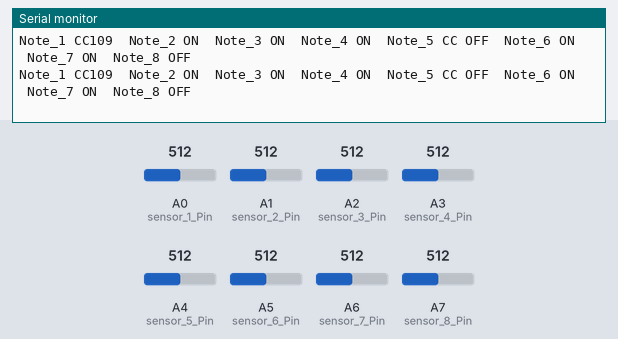
The sketch below on a simulated Arduino Leonardo, built with avr-gcc and run on an emulated ATmega32U4. Parts: the last lines printed to the serial monitor. The test bench sets the inputs (shaded band); at power-on: A5 (sensor_6_Pin) = 512, A6 (sensor_7_Pin) = 512, A4 (sensor_5_Pin) = 512, A0 (sensor_1_Pin) = 512, A1 (sensor_2_Pin) = 512, A2 (sensor_3_Pin) = 512, A3 (sensor_4_Pin) = 512, A7 (sensor_8_Pin) = 512.

Above: at 1.2 s.
1.3 s: A5 (sensor_6_Pin) set to 493
At 1.47 s:
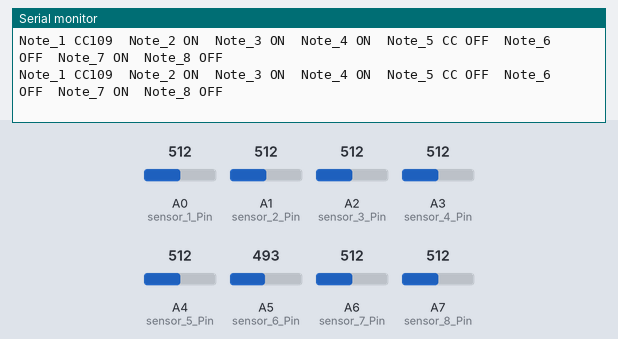
3.3 s: A6 (sensor_7_Pin) set to 488
At 3.51 s:
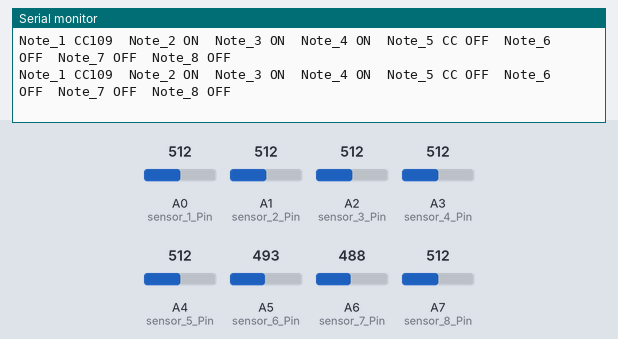
5.3 s: A4 (sensor_5_Pin) set to 587
At 5.32 s:
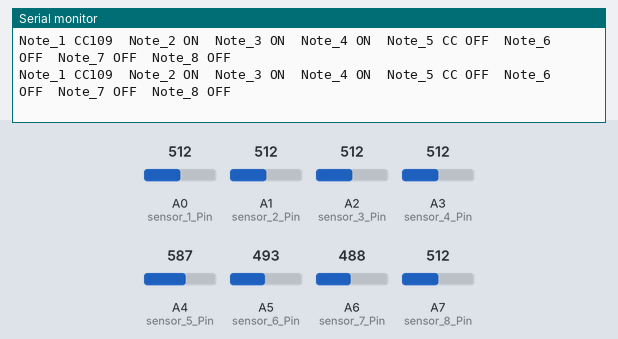
6.8 s: A4 (sensor_5_Pin) set to 613
At 6.91 s:
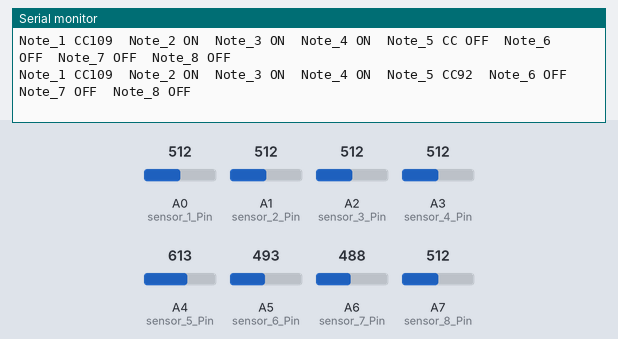

Measured:
- the behaviour switches between 500 and 499 on A5 (sensor_6_Pin) (found by bisection; images 0 and 1)
- the behaviour switches between 500 and 499 on A6 (sensor_7_Pin) (found by bisection; images 1 and 2)
- the behaviour switches between 599 and 600 on A4 (sensor_5_Pin) (found by bisection; images 3 and 4)
- after the input at 1.3 s, the serial monitor: prints a new line after 0.05 s (image 1)
- after the input at 3.3 s, the serial monitor: prints a new line after 0.10 s (image 2)
- after the input at 6.8 s, the serial monitor: prints a new line after 0.11 s (image 4)

The sketch:

Analog_Input_MIDI_Test_v8.ino
```cpp
/*
 * MIDIUSB_test.ino
 *
 * Created: 4/6/2015 10:47:08 AM
 * Reference: Gurbrinder Grewal
 * Modified by Arduino LLC (2015)
 *
 * Modified by Aranya Khurana (2023)
 * Replaced delay with millis for time for responsiveness
 * millis reference found at https://forum.arduino.cc/t/using-millis-for-timing-a-beginners-guide/483573
 * used ChatGPT for millis code confirmation
 *
 */

#include "MIDIUSB.h"

#define DEBOUNCE 100  // delay for ensuring that the button presses do not overlap

int sensor_1_Pin = A0;  // input pin for analog sensor 1
int sensor_2_Pin = A1;  // input pin for analog sensor 2
int sensor_3_Pin = A2;  // input pin for analog sensor 3
int sensor_4_Pin = A3;  // input pin for analog sensor 4
int sensor_5_Pin = A4;  // input pin for analog sensor 5
int sensor_6_Pin = A5;  // input pin for analog sensor 6
int sensor_7_Pin = A6;  // input pin for analog sensor 7
int sensor_8_Pin = A7;  // input pin for analog sensor 8


// these thresholds below are based on testing and different on purpose to account for variation:

int sensor_1_Threshold = 300;  // threshold value for sensor 1
int sensor_2_Threshold = 450;  // threshold value for sensor 2
int sensor_3_Threshold = 450;  // threshold value for sensor 3
int sensor_4_Threshold = 450;  // threshold value for sensor 4
int sensor_5_Threshold = 600;  // threshold value for sensor 5
int sensor_6_Threshold = 500;  // threshold value for sensor 6
int sensor_7_Threshold = 500;  // threshold value for sensor 7
int sensor_8_Threshold = 550;  // threshold value for sensor 8


// Variables that will change

int sensor_1_Value = 0;  // variable to hold sensor 1 value
int sensor_2_Value = 0;  // variable to hold sensor 2 value
int sensor_3_Value = 0;  // variable to hold sensor 3 value
int sensor_4_Value = 0;  // variable to hold sensor 4 value
int sensor_5_Value = 0;  // variable to hold sensor 5 value
int sensor_6_Value = 0;  // variable to hold sensor 6 value
int sensor_7_Value = 0;  // variable to hold sensor 7 value
int sensor_8_Value = 0;  // variable to hold sensor 8 value

int note_1_Velocity;  // variable to store note 1 velocity
int note_2_Velocity;  // variable to store note 2 velocity
int note_3_Velocity;  // variable to store note 3 velocity
int note_4_Velocity;  // variable to store note 4 velocity
int note_5_Velocity;  // variable to store note 5 velocity
int note_6_Velocity;  // variable to store note 6 velocity
int note_7_Velocity;  // variable to store note 7 velocity
int note_8_Velocity;  // variable to store note 8 velocity

// Generally, you should use "unsigned long" for variables that hold time
// The value will quickly become too large for an int to store
unsigned long lastButtonPressTime_1 = 0;  // will store last time Sensor 1 was was updated
unsigned long lastButtonPressTime_2 = 0;  // will store last time Sensor 2 was was updated
unsigned long lastButtonPressTime_3 = 0;  // will store last time Sensor 3 was was updated
unsigned long lastButtonPressTime_4 = 0;  // will store last time Sensor 4 was was updated
unsigned long lastButtonPressTime_5 = 0;  // will store last time Sensor 5 was was updated
unsigned long lastButtonPressTime_6 = 0;  // will store last time Sensor 6 was was updated
unsigned long lastButtonPressTime_7 = 0;  // will store last time Sensor 7 was was updated
unsigned long lastButtonPressTime_8 = 0;  // will store last time Sensor 8 was was updated


// MIDI Basics:
// First parameter is the event type (0x09 = note on, 0x08 = note off).
// Second parameter is note-on/note-off, combined with the channel.
// Channel can be anything between 0-15. Typically reported to the user as 1-16.
// Third parameter is the note number (48 = middle C).
// Fourth parameter is the velocity (64 = normal, 127 = fastest).

void noteOn(byte channel, byte pitch, byte velocity) {
  midiEventPacket_t noteOn = { 0x09, 0x90 | channel, pitch, velocity };
  MidiUSB.sendMIDI(noteOn);
}

void noteOff(byte channel, byte pitch, byte velocity) {
  midiEventPacket_t noteOff = { 0x08, 0x80 | channel, pitch, velocity };
  MidiUSB.sendMIDI(noteOff);
}

// First parameter is the event type (0x0B = control change).
// Second parameter is the event type, combined with the channel.
// Third parameter is the control number number (0-119).
// Fourth parameter is the control value (0-127).

void controlChange(byte channel, byte control, byte value) {
  midiEventPacket_t event = { 0x0B, 0xB0 | channel, control, value };
  MidiUSB.sendMIDI(event);
}

void setup() {
  Serial.begin(9600);
}

void loop() {

  // read the values from the sensors:
  sensor_1_Value = analogRead(sensor_1_Pin);
  sensor_2_Value = analogRead(sensor_2_Pin);
  sensor_3_Value = analogRead(sensor_3_Pin);
  sensor_4_Value = analogRead(sensor_4_Pin);
  sensor_5_Value = analogRead(sensor_5_Pin);
  sensor_6_Value = analogRead(sensor_6_Pin);
  sensor_7_Value = analogRead(sensor_7_Pin);
  sensor_8_Value = analogRead(sensor_8_Pin);

  // map note velocities to sensor values
  note_1_Velocity = map(sensor_1_Value, sensor_1_Threshold, 1023, 127, 64);
  note_2_Velocity = map(sensor_2_Value, sensor_2_Threshold, 1023, 64, 127);
  note_3_Velocity = map(sensor_3_Value, sensor_3_Threshold, 1023, 64, 127);
  note_4_Velocity = map(sensor_4_Value, sensor_4_Threshold, 1023, 64, 127);
  note_5_Velocity = map(sensor_5_Value, 100, 1023, 127, 64);
  note_6_Velocity = map(sensor_6_Value, sensor_6_Threshold, 1023, 64, 127);
  note_7_Velocity = map(sensor_7_Value, sensor_7_Threshold, 1023, 64, 127);
  note_8_Velocity = map(sensor_8_Value, sensor_8_Threshold, 1023, 64, 127);


  // // sensorValues printing for debugging; comment in/out as needed
  //   Serial.print(sensor_1_Value);
  //   Serial.print("\t\t");
  //   Serial.print(sensor_2_Value);
  //   Serial.print("\t\t");
  //   Serial.print(sensor_3_Value);
  //   Serial.print("\t\t");
  //   Serial.print(sensor_4_Value);
  //   Serial.print("\t\t");
  //   Serial.print(sensor_5_Value);
  //   Serial.print("\t\t");
  //   Serial.print(sensor_6_Value);
  //   Serial.print("\t\t");
  //   Serial.print(sensor_7_Value);
  //   Serial.print("\t\t");
  //   Serial.print(sensor_8_Value);
  //   Serial.println("");

  // // noteVelocities printing for debugging; comment in/out as needed
  // Serial.print(note_1_Velocity);
  // Serial.print("\t\t");
  // Serial.print(note_2_Velocity);
  // Serial.print("\t\t");
  // Serial.print(note_3_Velocity);
  // Serial.print("\t\t");
  // Serial.print(note_4_Velocity);
  // Serial.print("\t\t");
  // Serial.print(note_5_Velocity);
  // Serial.print("\t\t");
  // Serial.print(note_6_Velocity);
  // Serial.print("\t\t");
  // Serial.print(note_7_Velocity);
  // Serial.print("\t\t");
  // Serial.print(note_8_Velocity);
  // Serial.println("");


  // The sensors are programmed to work as follows:
  // Sensor 1: MIDI CC (needs to be mapped in Ableton Live using MIDI Learn)
  // Sensor 2: MIDI Notes
  // Sensor 3: MIDI Notes
  // Sensor 4: MIDI Notes
  // Sensor 5: MIDI CC (needs to be mapped in Ableton Live using MIDI Learn)
  // Sensor 6: MIDI Notes
  // Sensor 7: MIDI Notes
  // Sensor 8: MIDI Notes


  // Code for Sensor 1:
  // This will send MIDI CC messages

  if (sensor_1_Value >= sensor_1_Threshold) {
    if (millis() - lastButtonPressTime_1 >= DEBOUNCE) {
      controlChange(0, 11, note_1_Velocity);  // Channel 0, controller 11, value = velocity
      Serial.print("Note_1 CC");
      Serial.print(note_1_Velocity);
      Serial.print("\t");
      MidiUSB.flush();
      lastButtonPressTime_1 = millis();      // Update the last button press time
    }
  }

  else if (sensor_1_Value < sensor_1_Threshold) {
    if (millis() - lastButtonPressTime_1 >= DEBOUNCE) {
      controlChange(0, 11, 0);               // Channel 0, controller 11, value = 0
      Serial.print("Note_1 CC OFF");
      Serial.print("\t");
      MidiUSB.flush();
      lastButtonPressTime_1 = millis();      // Update the last button press time
    }
  }


  // Code for Sensor 2:
  // This will keep sending a note/chord while it is depressed and stop sending when released

  if (sensor_2_Value >= sensor_2_Threshold) {
    if (millis() - lastButtonPressTime_2 >= DEBOUNCE) {
      Serial.print("Note_2 ON");
      Serial.print("\t");
      noteOn(0, 60, note_2_Velocity);        // Channel 0,   note C4,    velocity = amount of pressure applied
      // noteOn(0, 62, note_2_Velocity);     // Channel 0,   note D4,    velocity = amount of pressure applied
      noteOn(0, 63, note_2_Velocity);        // Channel 0,   note D#4,   velocity = amount of pressure applied
      // noteOn(0, 65, note_2_Velocity);     // Channel 0,   note F4,    velocity = amount of pressure applied
      // noteOn(0, 67, note_2_Velocity);     // Channel 0,   note G4,    velocity = amount of pressure applied
      // noteOn(0, 68, note_2_Velocity);     // Channel 0,   note G#4,   velocity = amount of pressure applied
      MidiUSB.flush();
      lastButtonPressTime_2 = millis();      // Update the last button press time
    }
  }

  else if (sensor_2_Value < sensor_2_Threshold) {
    if (millis() - lastButtonPressTime_2 >= DEBOUNCE) {
      Serial.print("Note_2 OFF");
      Serial.print("\t");
      noteOn(0, 60, 0);                      // Channel 0,   note C4,    velocity = 0
      // noteOn(0, 62, 0);                   // Channel 0,   note D4,    velocity = 0
      noteOn(0, 63, 0);                      // Channel 0,   note D#4,   velocity = 0
      // noteOn(0, 65, 0);                   // Channel 0,   note F4,    velocity = 0
      // noteOn(0, 67, 0);                   // Channel 0,   note G4,    velocity = 0
      // noteOn(0, 68, 0);                   // Channel 0,   note G#4,   velocity = 0
      MidiUSB.flush();                       // Clear MIDI notes
      lastButtonPressTime_2 = millis();      // Update the last button press time
    }
  }


  if (sensor_3_Value >= sensor_3_Threshold) {
    if (millis() - lastButtonPressTime_3 >= DEBOUNCE) {
      Serial.print("Note_3 ON");
      Serial.print("\t");
      // noteOn(0, 60, note_3_Velocity);     // Channel 0,   note C4,    velocity = amount of pressure applied
      noteOn(0, 62, note_3_Velocity);        // Channel 0,   note D4,    velocity = amount of pressure applied
      // noteOn(0, 63, note_3_Velocity);     // Channel 0,   note D#4,   velocity = amount of pressure applied
      noteOn(0, 65, note_3_Velocity);        // Channel 0,   note F4,    velocity = amount of pressure applied
      // noteOn(0, 67, note_3_Velocity);     // Channel 0,   note G4,    velocity = amount of pressure applied
      // noteOn(0, 68, note_3_Velocity);     // Channel 0,   note G#4,   velocity = amount of pressure applied
      MidiUSB.flush();
      lastButtonPressTime_3 = millis();      // Update the last button press time
    }
  }

  else if (sensor_3_Value < sensor_3_Threshold) {
    if (millis() - lastButtonPressTime_3 >= DEBOUNCE) {
      Serial.print("Note_3 OFF");
      Serial.print("\t");
      // noteOn(0, 60, 0);                   // Channel 0,   note C4,    velocity = 0
      noteOn(0, 62, 0);                      // Channel 0,   note D4,    velocity = 0
      // noteOn(0, 63, 0);                   // Channel 0,   note D#4,   velocity = 0
      noteOn(0, 65, 0);                      // Channel 0,   note F4,    velocity = 0
      // noteOn(0, 67, 0);                   // Channel 0,   note G4,    velocity = 0
      // noteOn(0, 68, 0);                   // Channel 0,   note G#4,   velocity = 0
      MidiUSB.flush();
      lastButtonPressTime_3 = millis();      // Update the last button press time
    }
  }


  if (sensor_4_Value >= sensor_4_Threshold) {
    if (millis() - lastButtonPressTime_4 >= DEBOUNCE) {
      Serial.print("Note_4 ON");
      Serial.print("\t");
      // noteOn(0, 60, note_4_Velocity);     // Channel 0,   note C4,    velocity = amount of pressure applied
      // noteOn(0, 62, note_4_Velocity);     // Channel 0,   note D4,    velocity = amount of pressure applied
      noteOn(0, 63, note_4_Velocity);        // Channel 0,   note D#4,   velocity = amount of pressure applied
      // noteOn(0, 65, note_4_Velocity);     // Channel 0,   note F4,    velocity = amount of pressure applied
      noteOn(0, 67, note_4_Velocity);        // Channel 0,   note G4,    velocity = amount of pressure applied
      // noteOn(0, 68, note_4_Velocity);     // Channel 0,   note G#4,   velocity = amount of pressure applied
      MidiUSB.flush();
      lastButtonPressTime_4 = millis();      // Update the last button press time
    }
  }

  else if (sensor_4_Value < sensor_4_Threshold) {
    if (millis() - lastButtonPressTime_4 >= DEBOUNCE) {
      Serial.print("Note_4 OFF");
      Serial.print("\t");
      // noteOn(0, 60, 0);                   // Channel 0,   note C4,    velocity = 0
      // noteOn(0, 62, 0);                   // Channel 0,   note D4,    velocity = 0
      noteOn(0, 63, 0);                      // Channel 0,   note D#4,   velocity = 0
      // noteOn(0, 65, 0);                   // Channel 0,   note F4,    velocity = 0
      noteOn(0, 67, 0);                      // Channel 0,   note G4,    velocity = 0
      // noteOn(0, 68, 0);                   // Channel 0,   note G#4,   velocity = 0
      MidiUSB.flush();
      lastButtonPressTime_4 = millis();      // Update the last button press time
    }
  }


  if (sensor_5_Value >= sensor_5_Threshold) {
    if (millis() - lastButtonPressTime_5 >= DEBOUNCE) {
      controlChange(0, 12, note_5_Velocity);  // Channel 0, controller 12, value = velocity
      Serial.print("Note_5 CC");
      Serial.print(note_5_Velocity);
      Serial.print("\t");
      MidiUSB.flush();
      lastButtonPressTime_5 = millis();       // Update the last button press time
    }
  }

  else if (sensor_5_Value < sensor_5_Threshold) {
    if (millis() - lastButtonPressTime_5 >= DEBOUNCE) {
      controlChange(0, 12, 0);               // Channel 0, controller 12, value = 0
      Serial.print("Note_5 CC OFF");
      Serial.print("\t");
      MidiUSB.flush();
      lastButtonPressTime_5 = millis();      // Update the last button press time
    }
  }


  if (sensor_6_Value >= sensor_6_Threshold) {
    if (millis() - lastButtonPressTime_6 >= DEBOUNCE) {
      Serial.print("Note_6 ON");
      Serial.print("\t");
      noteOn(0, 60, note_6_Velocity);        // Channel 0,   note C4,    velocity = amount of pressure applied
      // noteOn(0, 62, note_6_Velocity);     // Channel 0,   note D4,    velocity = amount of pressure applied
      // noteOn(0, 63, note_6_Velocity);     // Channel 0,   note D#4,   velocity = amount of pressure applied
      noteOn(0, 65, note_6_Velocity);        // Channel 0,   note F4,    velocity = amount of pressure applied
      // noteOn(0, 67, note_6_Velocity);     // Channel 0,   note G4,    velocity = amount of pressure applied
      // noteOn(0, 68, note_6_Velocity);     // Channel 0,   note G#4,   velocity = amount of pressure applied
      MidiUSB.flush();
      lastButtonPressTime_6 = millis();      // Update the last button press time
    }
  }

  else if (sensor_6_Value < sensor_6_Threshold) {
    if (millis() - lastButtonPressTime_6 >= DEBOUNCE) {
      Serial.print("Note_6 OFF");
      Serial.print("\t");
      noteOn(0, 60, 0);                      // Channel 0,   note C4,    velocity = 0
      // noteOn(0, 62, 0);                   // Channel 0,   note D4,    velocity = 0
      // noteOn(0, 63, 0);                   // Channel 0,   note D#4,   velocity = 0
      noteOn(0, 65, 0);                      // Channel 0,   note F4,    velocity = 0
      // noteOn(0, 67, 0);                   // Channel 0,   note G4,    velocity = 0
      // noteOn(0, 68, 0);                   // Channel 0,   note G#4,   velocity = 0
      MidiUSB.flush();
      lastButtonPressTime_6 = millis();      // Update the last button press time
    }
  }


  if (sensor_7_Value >= sensor_7_Threshold) {
    if (millis() - lastButtonPressTime_7 >= DEBOUNCE) {
      Serial.print("Note_7 ON");
      Serial.print("\t");
      // noteOn(0, 60, note_7_Velocity);     // Channel 0,   note C4,    velocity = amount of pressure applied
      noteOn(0, 62, note_7_Velocity);        // Channel 0,   note D4,    velocity = amount of pressure applied
      // noteOn(0, 63, note_7_Velocity);     // Channel 0,   note D#4,   velocity = amount of pressure applied
      // noteOn(0, 65, note_7_Velocity);     // Channel 0,   note F4,    velocity = amount of pressure applied
      noteOn(0, 67, note_7_Velocity);        // Channel 0,   note G4,    velocity = amount of pressure applied
      // noteOn(0, 68, note_7_Velocity);     // Channel 0,   note G#4,   velocity = amount of pressure applied
      MidiUSB.flush();
      lastButtonPressTime_7 = millis();      // Update the last button press time
    }
  }

  else if (sensor_7_Value < sensor_7_Threshold) {
    if (millis() - lastButtonPressTime_7 >= DEBOUNCE) {
      Serial.print("Note_7 OFF");
      Serial.print("\t");
      // noteOn(0, 60, 0);                   // Channel 0,   note C4,    velocity = 0
      noteOn(0, 62, 0);                      // Channel 0,   note D4,    velocity = 0
      // noteOn(0, 63, 0);                   // Channel 0,   note D#4,   velocity = 0
      // noteOn(0, 65, 0);                   // Channel 0,   note F4,    velocity = 0
      noteOn(0, 67, 0);                      // Channel 0,   note G4,    velocity = 0
      // noteOn(0, 68, 0);                   // Channel 0,   note G#4,   velocity = 0
      MidiUSB.flush();
      lastButtonPressTime_7 = millis();      // Update the last button press time
    }
  }


  if (sensor_8_Value >= sensor_8_Threshold) {
    if (millis() - lastButtonPressTime_8 >= DEBOUNCE) {
      Serial.print("Note_8 ON");
      Serial.print("\t");
      // noteOn(0, 60, note_8_Velocity);     // Channel 0,   note C4,    velocity = amount of pressure applied
      // noteOn(0, 62, note_8_Velocity);     // Channel 0,   note D4,    velocity = amount of pressure applied
      noteOn(0, 63, note_8_Velocity);        // Channel 0,   note D#4,   velocity = amount of pressure applied
      // noteOn(0, 65, note_8_Velocity);     // Channel 0,   note F4,    velocity = amount of pressure applied
      // noteOn(0, 67, note_8_Velocity);     // Channel 0,   note G4,    velocity = amount of pressure applied
      noteOn(0, 68, note_8_Velocity);        // Channel 0,   note G#4,   velocity = amount of pressure applied
      MidiUSB.flush();
      lastButtonPressTime_8 = millis();      // Update the last button press time
      Serial.println("");
    }
  }

  else if (sensor_8_Value < sensor_8_Threshold) {
    if (millis() - lastButtonPressTime_8 >= DEBOUNCE) {
      Serial.print("Note_8 OFF");
      Serial.print("\t");
      // noteOn(0, 60, 0);                   // Channel 0,   note C4,    velocity = 0
      // noteOn(0, 62, 0);                   // Channel 0,   note D4,    velocity = 0
      noteOn(0, 63, 0);                      // Channel 0,   note D#4,   velocity = 0
      // noteOn(0, 65, 0);                   // Channel 0,   note F4,    velocity = 0
      // noteOn(0, 67, 0);                   // Channel 0,   note G4,    velocity = 0
      noteOn(0, 68, 0);                      // Channel 0,   note G#4,   velocity = 0
      MidiUSB.flush();
      lastButtonPressTime_8 = millis();      // Update the last button press time
      Serial.println("");
    }
  }

  delay(DEBOUNCE / 5);                       // for stability
}
```
